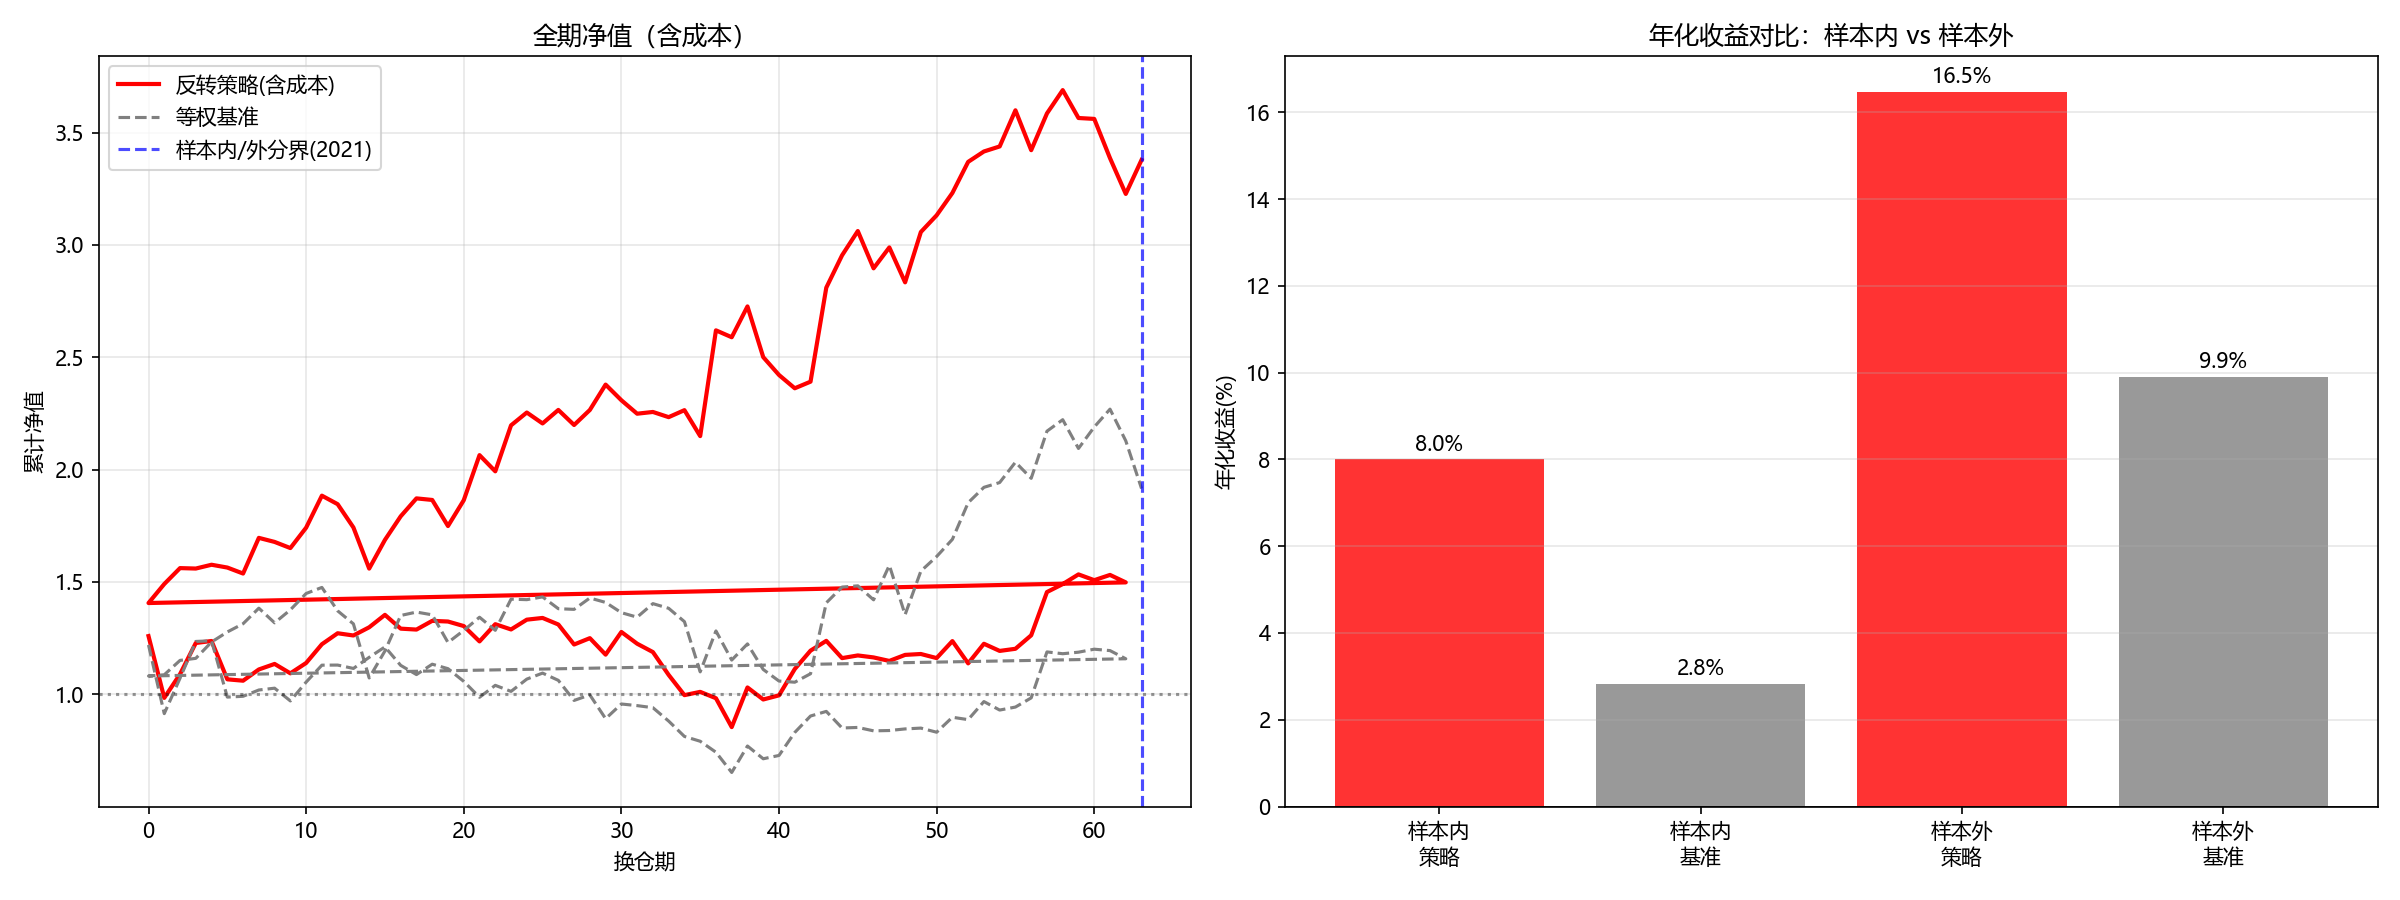

Generate this figure with Python:
# -*- coding: utf-8 -*-
"""
样本外验证：数据切两段
- 样本内 2015-2020：挖因子、看 IC（"发现"阶段）
- 样本外 2021-2026：同样的因子，看还灵不灵（"验证"阶段）
策略：反转(1月) + 低换手 + 低波动，top50 等权，含成本
用法：python -u oos_validation.py
"""
import pickle
import numpy as np
import pandas as pd

import matplotlib
matplotlib.use('Agg')
import matplotlib.pyplot as plt
plt.rcParams['font.sans-serif'] = ['Microsoft YaHei', 'SimHei', 'SimSun']
plt.rcParams['axes.unicode_minus'] = False

CACHE = "full_market_cache.pkl"
LOOKBACK = 126   # 6个月波动窗口
REV = 21         # 1个月反转窗口
HOLD = 21        # 持有1个月
N_HOLD = 50      # 持仓数量

COMMISSION = 0.00025
STAMP_TAX = 0.0005
SLIPPAGE = 0.001
BUY_COST = COMMISSION + SLIPPAGE
SELL_COST = COMMISSION + STAMP_TAX + SLIPPAGE
ROUND_TRIP = BUY_COST + SELL_COST

SPLIT = "2021-01-01"

FACTORS = {
    "动量(6月)": +1,
    "反转(1月)": -1,
    "波动率(6月)": -1,
    "换手率(1月)": -1,
}


def zscore(s):
    s = s.astype(float)
    sd = s.std()
    return (s - s.mean()) / sd if sd > 0 else pd.Series(0.0, index=s.index)


def spearman(a, b):
    df = pd.DataFrame({"a": a, "b": b}).dropna()
    if len(df) < 10:
        return np.nan
    return df['a'].rank().corr(df['b'].rank())


# ============ 数据 ============
with open(CACHE, 'rb') as f:
    data = pickle.load(f)
close_df = data['close']
turn_df = data['turn']
daily_ret = close_df.pct_change(fill_method=None)
dates = close_df.index

split_pos = int((dates >= pd.Timestamp(SPLIT)).argmax())
print(f"数据：{close_df.shape[0]} 交易日 × {close_df.shape[1]} 只")
print(f"切分点：{dates[split_pos].date()}  |  样本内 {dates[LOOKBACK].date()}~{dates[split_pos-1].date()}"
      f"  |  样本外 {dates[split_pos].date()}~{dates[-1].date()}")


def run_period(start_i, end_i):
    """在 [start_i, end_i) 期间：收集各因子 IC + 跑策略(含成本) + 等权基准"""
    ic_collect = {n: [] for n in FACTORS}
    rets, bench_rets, turnovers = [], [], []
    prev_held = set()
    i = start_i
    while i + HOLD < end_i:
        t0 = dates[i - LOOKBACK]
        t1 = dates[i]
        t_rev = dates[i - REV]
        t2 = dates[i + HOLD]

        mom = close_df.loc[t1] / close_df.loc[t0] - 1
        rev = close_df.loc[t1] / close_df.loc[t_rev] - 1
        vol = daily_ret.loc[t0:t1].std()
        turn = turn_df.loc[t_rev:t1].mean()
        fwd = close_df.loc[t2] / close_df.loc[t1] - 1

        fmap = {"动量(6月)": mom, "反转(1月)": rev,
                "波动率(6月)": vol, "换手率(1月)": turn}
        for n in FACTORS:
            ic = spearman(fmap[n], fwd)
            if not np.isnan(ic):
                ic_collect[n].append(ic)

        valid = rev.dropna().index.intersection(vol.dropna().index)\
                            .intersection(turn.dropna().index)
        bench_rets.append(fwd[valid].mean())

        if len(valid) >= N_HOLD:
            score = -zscore(rev[valid]) - zscore(vol[valid]) - zscore(turn[valid])
            top = score.nlargest(N_HOLD).index
            gross = fwd[top].mean()
            if prev_held:
                turnover = 1 - len(set(top) & prev_held) / N_HOLD
            else:
                turnover = 1.0
            rets.append(gross - turnover * ROUND_TRIP)
            turnovers.append(turnover)
            prev_held = set(top)

        i += HOLD
    return ic_collect, pd.Series(rets), pd.Series(bench_rets), turnovers


def stats(rets):
    s = pd.Series(rets)
    cum = (1 + s).cumprod()
    total = (cum.iloc[-1] - 1) * 100
    annual = (cum.iloc[-1] ** (12 / len(s)) - 1) * 100
    dd = ((cum - cum.cummax()) / cum.cummax()).min() * 100
    sharpe = s.mean() / s.std() * np.sqrt(12) if s.std() > 0 else 0
    return total, annual, dd, sharpe, cum


# ============ 跑两段 ============
in_ic, in_rets, in_bench, in_turn = run_period(LOOKBACK, split_pos)
out_ic, out_rets, out_bench, out_turn = run_period(split_pos, len(dates))

print("\n" + "=" * 84)
print("因子 IC 对比（样本内 vs 样本外）—— 看因子方向是否稳定")
print("=" * 84)
print(f"{'因子':<14}{'样本内IC':>10}{'样本内|t|':>11}{'样本外IC':>10}{'样本外|t|':>11}{'方向稳定?':>10}")
print("-" * 84)
for n, direction in FACTORS.items():
    s_in = pd.Series(in_ic[n]).dropna()
    s_out = pd.Series(out_ic[n]).dropna()
    ic_in = s_in.mean()
    ic_out = s_out.mean()
    t_in = abs(ic_in / s_in.std()) * np.sqrt(len(s_in)) if s_in.std() > 0 else 0
    t_out = abs(ic_out / s_out.std()) * np.sqrt(len(s_out)) if s_out.std() > 0 else 0
    stable = "是" if np.sign(ic_in) == np.sign(ic_out) and ic_in != 0 else "否(翻车)"
    print(f"{n:<14}{ic_in:>10.4f}{t_in:>11.2f}{ic_out:>10.4f}{t_out:>11.2f}{stable:>10}")
print("-" * 84)
print("注：样本外若 IC 方向翻转或 |t|<2，说明因子在样本内是过拟合/失效")

# ============ 策略表现对比 ============
ti, ai, di, si, cum_in = stats(in_rets)
to_, ao, do_, so, cum_out = stats(out_rets)
bi, abi, dbi, sbi, _ = stats(in_bench)
bo, abo, dbo, sbo, _ = stats(out_bench)

print("\n" + "=" * 84)
print("策略表现对比（反转+低换手+低波动，top50，含成本）")
print("=" * 84)
print(f"{'区间':<22}{'累计':>9}{'年化':>9}{'回撤':>9}{'夏普':>7}")
print("-" * 84)
print(f"{'样本内 2015-2020':<20}{ti:>+9.2f}%{ai:>+9.2f}%{di:>9.2f}%{si:>7.2f}")
print(f"{'样本外 2021-2026':<20}{to_:>+9.2f}%{ao:>+9.2f}%{do_:>9.2f}%{so:>7.2f}")
print(f"{'样本内 等权基准':<20}{bi:>+9.2f}%{abi:>+9.2f}%{dbi:>9.2f}%{sbi:>7.2f}")
print(f"{'样本外 等权基准':<20}{bo:>+9.2f}%{abo:>+9.2f}%{dbo:>9.2f}%{sbo:>7.2f}")
print("-" * 84)
print(f"平均换手率：样本内 {np.mean(in_turn)*100:.1f}%  样本外 {np.mean(out_turn)*100:.1f}%")

# ============ 图 ============
fig, axes = plt.subplots(1, 2, figsize=(16, 6))

# 左：全期净值（含成本）+ 切分线
full_rets = pd.concat([in_rets, out_rets])
full_bench = pd.concat([in_bench, out_bench])
cum_full = (1 + full_rets).cumprod()
cum_fullb = (1 + full_bench).cumprod()
axes[0].plot(cum_full.index, cum_full.values, color='red', linewidth=2, label='反转策略(含成本)')
axes[0].plot(cum_fullb.index, cum_fullb.values, color='gray', linewidth=1.5, linestyle='--', label='等权基准')
axes[0].axvline(len(in_rets), color='blue', linestyle='--', alpha=0.7, label='样本内/外分界(2021)')
axes[0].axhline(1.0, color='black', linestyle=':', alpha=0.4)
axes[0].set_title("全期净值（含成本）")
axes[0].set_xlabel("换仓期")
axes[0].set_ylabel("累计净值")
axes[0].legend()
axes[0].grid(alpha=0.3)

# 右：两段年化收益对比柱状
labels = ['样本内\n策略', '样本内\n基准', '样本外\n策略', '样本外\n基准']
vals = [ai, abi, ao, abo]
colors = ['red', 'gray', 'red', 'gray']
bars = axes[1].bar(labels, vals, color=colors, alpha=0.8)
for b, v in zip(bars, vals):
    axes[1].text(b.get_x() + b.get_width()/2, v + (0.2 if v >= 0 else -0.6),
                 f"{v:.1f}%", ha='center', fontsize=10)
axes[1].axhline(0, color='black', linewidth=0.8)
axes[1].set_title("年化收益对比：样本内 vs 样本外")
axes[1].set_ylabel("年化收益(%)")
axes[1].grid(alpha=0.3, axis='y')

plt.tight_layout()
plt.savefig("oos_validation.png", dpi=150)
print("\n[OK] 图表已保存 oos_validation.png")
